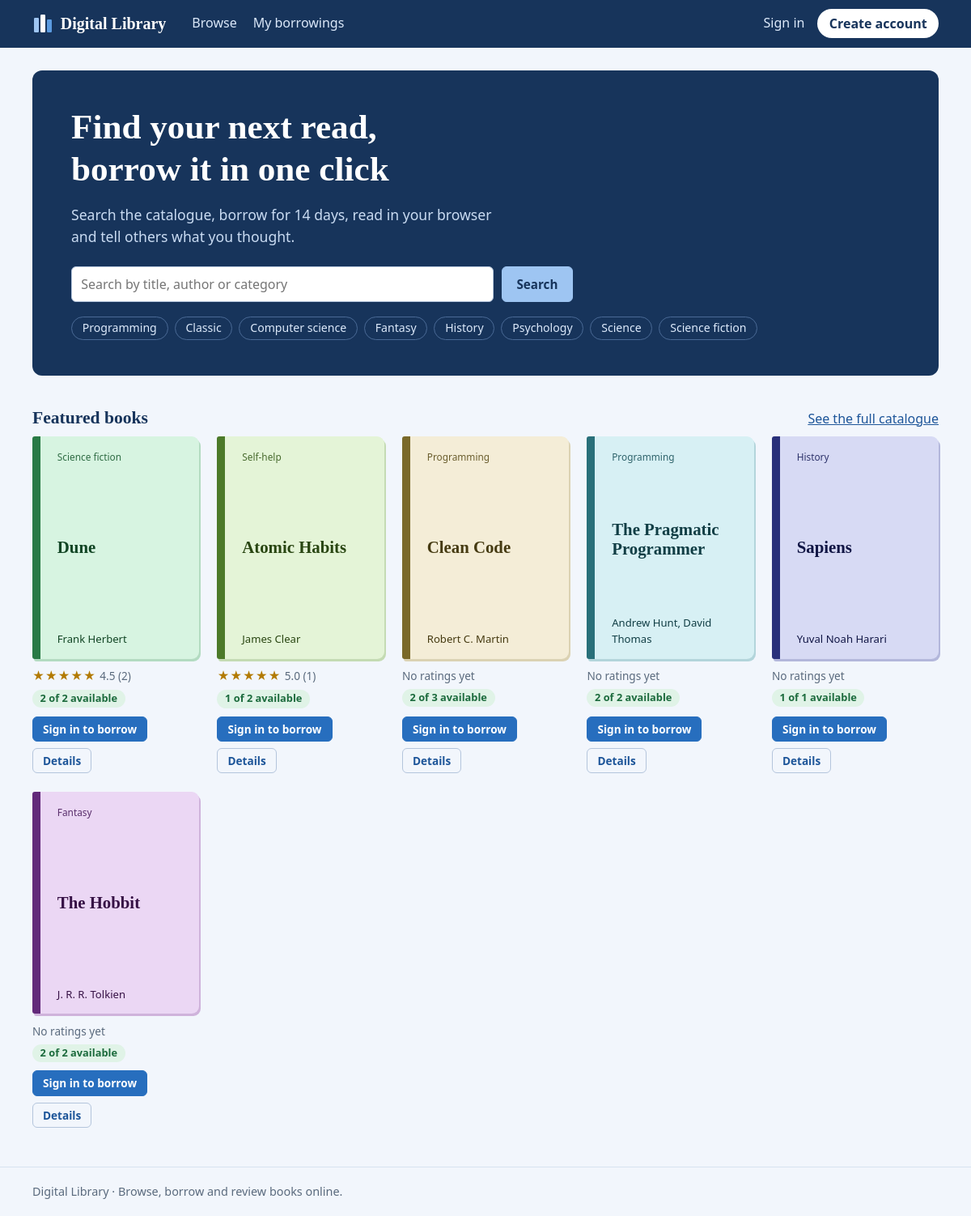
The page / on the database its author committed.
### tables this page shows
CREATE TABLE books (
    book_id          INT AUTO_INCREMENT PRIMARY KEY,
    title            VARCHAR(150) NOT NULL,
    author           VARCHAR(100) NOT NULL,
    category         VARCHAR(60),
    description      TEXT,
    file_path        VARCHAR(255),                  
    total_copies     INT NOT NULL DEFAULT 1,        
    available_copies INT NOT NULL DEFAULT 1,        
    created_at       TIMESTAMP NOT NULL DEFAULT CURRENT_TIMESTAMP,
    CONSTRAINT chk_copies CHECK (total_copies >= 0 AND available_copies >= 0 AND available_copies <= total_copies),
    INDEX idx_title (title),
    INDEX idx_author (author),
    INDEX idx_category (category)
);

### includes/auth.php (called while the page is built, shortened)
<?php
function current_user(): ?array
{
    static $user = false;
    if ($user === false) {
        $user = null;
    }
    return $user;
}

### includes/db.php (called while the page is built, shortened)
<?php
function db(): mysqli
{
    static $conn = null;
    if ($conn === null) {
        try {
            $conn = mysqli_connect(DB_HOST, DB_USER, DB_PASS, DB_NAME, DB_PORT);
            mysqli_set_charset($conn, 'utf8mb4');
        } catch (mysqli_sql_exception $e) {
            error_log('DB connection failed: ' . $e->getMessage());
            http_response_code(500);
            exit('The library database is unavailable. Check config.php and make sure MySQL is running.');
        }
    }
    return $conn;
}
function q(string $sql, string $types = '', array $params = []): mysqli_stmt
{
    $stmt = mysqli_prepare(db(), $sql);
    mysqli_stmt_execute($stmt);
    return $stmt;
}
function fetch_all(string $sql, string $types = '', array $params = []): array
{
    $stmt = q($sql, $types, $params);
    $rows = mysqli_fetch_all(mysqli_stmt_get_result($stmt), MYSQLI_ASSOC);
    return $rows;
}

### includes/functions.php (the view, shortened to what this page needs)
<?php
function e($value): string
{
    return htmlspecialchars((string) $value, ENT_QUOTES | ENT_SUBSTITUTE, 'UTF-8');
}
function url(string $path = ''): string
{
    return BASE_URL . '/' . ltrim($path, '/');
}
function stars(float $avg, int $count = 0): string
{
    if ($count === 0) return '<span class="stars none">No ratings yet</span>';
    $r = (int) round($avg);
    return '<span class="stars" title="' . number_format($avg, 1) . ' out of 5" aria-label="Rated '
        . number_format($avg, 1) . ' out of 5"><span aria-hidden="true">' . str_repeat('★', $r) . str_repeat('☆', 5 - $r)
        . '</span> <span class="count">' . number_format($avg, 1) . ' (' . $count . ')</span></span>';
}
function availability_badge(array $b): string
{
    $n = (int) $b['available_copies'];
    if ($n > 0) {
        return '<span class="badge ok">' . $n . ' of ' . (int) $b['total_copies'] . ' available</span>';
    }
    return '<span class="badge bad">All copies on loan</span>';
}
function cover(array $b, string $extra = ''): string
{
    $hue = ((int) $b['book_id'] * 47) % 360;
    return '<div class="cover ' . e($extra) . '" style="--h:' . $hue . '">'
        . '<span class="cover-cat">' . e($b['category'] ?: 'Book') . '</span>'
        . '<span class="cover-title">' . e($b['title']) . '</span>'
        . '<span class="cover-author">' . e($b['author']) . '</span></div>';
}
function my_active_loans(?array $user): array
{
    if (!$user) return [];
    $map = [];
    return $map;
}
function book_card(array $b, ?array $user, array $loans): string
{
    $id = (int) $b['book_id'];
    $link = e(url('book.php?id=' . $id));
    $html = '<article class="book-card"><a class="cover-link" href="' . $link . '">' . cover($b) . '</a>'
          . '<div class="book-meta">' . stars((float) $b['avg_rating'], (int) $b['review_count'])
          . availability_badge($b) . '</div><div class="book-actions">';
    if (isset($loans[$id])) {
        $html .= '<a class="btn small" href="' . e(url('read.php?id=' . $id)) . '">Read</a>';
    } elseif ((int) $b['available_copies'] > 0) {
        if ($user) {
            $html .= '<form method="post" action="' . e(url('borrow.php')) . '">' . csrf_field()
                  . '<input type="hidden" name="action" value="borrow"><input type="hidden" name="book_id" value="' . $id . '">'
                  . '<input type="hidden" name="back" value="' . e($_SERVER['REQUEST_URI'] ?? '') . '">'
                  . '<button class="btn small" type="submit">Borrow</button></form>';
        } else {
            $html .= '<a class="btn small" href="' . e(url('login.php') . '?next=' . urlencode(url('book.php?id=' . $id))) . '">Sign in to borrow</a>';
        }
    }
    return $html . '<a class="btn ghost small" href="' . $link . '">Details</a></div></article>';
}

### includes/layout.php (shortened to what this page needs)
<?php
function page_header(string $title, string $active = ''): void
{
    $user = current_user();
    $nav = [
        'browse'    => ['books.php', 'Browse'],
        'borrowing' => ['my_borrowings.php', 'My borrowings'],
    ];
    ?><!DOCTYPE html>
<html lang="en">
<head>
<link rel="stylesheet" href="<?= e(url('assets/style.css')) ?>">
</head>
<body>
<header class="site-header">
  <div class="bar">
    <a class="brand" href="<?= e(url('index.php')) ?>">
      <svg width="26" height="26" viewBox="0 0 26 26" aria-hidden="true"><rect x="2" y="6" width="6" height="18" rx="1.2" fill="#9ec5f2"/><rect x="10" y="2" width="6" height="22" rx="1.2" fill="#fff"/><rect x="18" y="8" width="6" height="16" rx="1.2" fill="#5b9be0"/></svg>
      Digital Library
    </a>
    <nav aria-label="Main">
      <?php foreach ($nav as $key => [$href, $label]): ?>
        <a href="<?= e(url($href)) ?>"<?= $key === $active ? ' class="current" aria-current="page"' : '' ?>><?= e($label) ?></a>
      <?php endforeach; ?>
    </nav>
    <div class="account">
      <?php if ($user): ?>
        <span class="who"><?= e($user['name']) ?></span>
        <form method="post" action="<?= e(url('logout.php')) ?>"><?= csrf_field() ?><button class="link-btn" type="submit">Sign out</button></form>
      <?php else: ?>
        <a href="<?= e(url('login.php')) ?>">Sign in</a>
        <a class="pill" href="<?= e(url('register.php')) ?>">Create account</a>
      <?php endif; ?>
    </div>
  </div>
</header>
<main id="main" class="container">
<?php endforeach;
}
function page_footer(): void
{
    ?>
</main>
<footer class="site-footer">
  <div class="container">Digital Library · Browse, borrow and review books online.</div>
</footer>
</body>
</html>
<?php
}

### index.php (shortened to what this page needs)
<?php
$user  = current_user();
$loans = my_active_loans($user);
$featured = fetch_all(BOOK_LIST_SQL . ' GROUP BY b.book_id ORDER BY review_count DESC, avg_rating DESC, b.created_at DESC LIMIT 6');
$cats = fetch_all("SELECT category, COUNT(*) AS n FROM books WHERE category IS NOT NULL AND category <> '' GROUP BY category ORDER BY n DESC, category LIMIT 8");
page_header('Home');
?>
<section class="hero">
  <h1>Find your next read, borrow it in one click</h1>
  <p class="lead">Search the catalogue, borrow for <?= LOAN_DAYS ?> days, read in your browser and tell others what you thought.</p>
  <form class="search" method="get" action="<?= e(url('books.php')) ?>" role="search">
    <input id="q" type="search" name="q" placeholder="Search by title, author or category">
    <button class="btn" type="submit">Search</button>
  </form>
  <?php if ($cats): ?>
  <p class="chips"><?php foreach ($cats as $c): ?>
    <a href="<?= e(url('books.php') . '?category=' . urlencode($c['category'])) ?>"><?= e($c['category']) ?></a>
  <?php endforeach; ?></p>
  <?php endif; ?>
</section>
<section>
  <div class="section-head"><h2>Featured books</h2><a href="<?= e(url('books.php')) ?>">See the full catalogue</a></div>
  <?php if (!$featured): ?>
    <p class="empty">The catalogue is empty. An admin can add the first book from the admin panel.</p>
  <?php else: ?>
    <div class="book-grid"><?php foreach ($featured as $b) echo book_card($b, $user, $loans); ?></div>
  <?php endif; ?>
</section>
<?php page_footer();

### rows shown on the page
books: $hue 141 (drawn), category "Science fiction", title "Dune", author "Frank Herbert", avg "4.5", count "2", available_copies "2", total_copies "2"
books: $hue 94 (drawn), category "Self-help", title "Atomic Habits", author "James Clear", avg "5.0", count "1", available_copies "1", total_copies "2"
books: $hue 47 (drawn), category "Programming", title "Clean Code", author "Robert C. Martin", shows "No ratings yet", available_copies "2", total_copies "3"
books: $hue 188 (drawn), category "Programming", title "The Pragmatic Programmer", author "Andrew Hunt, David Thomas", shows "No ratings yet", available_copies "2", total_copies "2"
books: $hue 235 (drawn), category "History", title "Sapiens", author "Yuval Noah Harari", shows "No ratings yet", available_copies "1", total_copies "1"
books: $hue 282 (drawn), category "Fantasy", title "The Hobbit", author "J. R. R. Tolkien", shows "No ratings yet", available_copies "2", total_copies "2"

### other values the page prints
$label "Browse"
$label "My borrowings"
LOAN_DAYS "14"
$c['category'] "Programming"
$c['category'] "Classic"
$c['category'] "Computer science"
$c['category'] "Fantasy"
$c['category'] "History"
$c['category'] "Psychology"
$c['category'] "Science"
$c['category'] "Science fiction"
